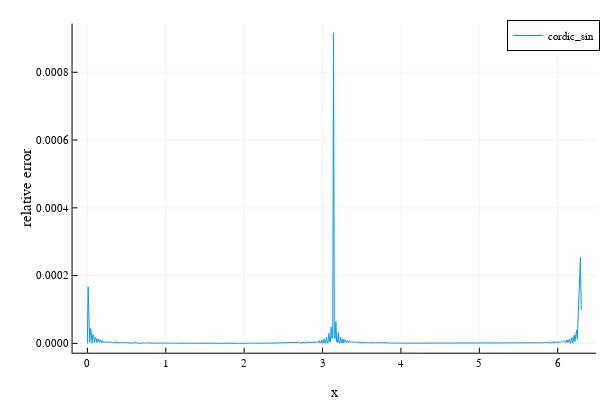

Write notebook code for a chart like this one.
### Code cell
# Błąd względny obliczania sinusa Cordicem na przedziale (0, 6.3)
plot(OX, res_cordic, xguide = "x", yguide = "relative error", label = "cordic_sin")

### Figure 1 — Plotly figure (JSON) as saved in the notebook; plotly's stock layout.template omitted (floating-point values rounded to 4 significant figures; data arrays with more than 128 entries replaced by an {"elided": "..."} marker saying what was removed)
{"data": [{"colorbar": {"title": ""}, "legendgroup": "cordic_sin", "line": {"color": "rgba(0, 154, 250, 1.000)", "dash": "solid", "shape": "linear", "width": 1}, "mode": "lines", "name": "cordic_sin", "showlegend": true, "type": "scatter", "x": {"elided": "631 float values"}, "xaxis": "x", "y": {"elided": "631 float values"}, "yaxis": "y", "zmax": null, "zmin": null}], "layout": {"annotations": [], "height": 400, "legend": {"bgcolor": "rgba(255, 255, 255, 1.000)", "bordercolor": "rgba(0, 0, 0, 1.000)", "borderwidth": 1, "font": {"color": "rgba(0, 0, 0, 1.000)", "family": "sans-serif", "size": 11}, "tracegroupgap": 0, "traceorder": "normal", "x": 1, "xanchor": "auto", "y": 1, "yanchor": "auto"}, "margin": {"b": 20, "l": 0, "r": 0, "t": 20}, "paper_bgcolor": "rgba(255, 255, 255, 1.000)", "plot_bgcolor": "rgba(255, 255, 255, 1.000)", "showlegend": true, "width": 600, "xaxis": {"anchor": "y", "domain": [0.1209, 0.9934], "gridcolor": "rgba(0, 0, 0, 0.100)", "gridwidth": 0.5, "linecolor": "rgba(0, 0, 0, 1.000)", "mirror": false, "range": [-0.189, 6.489], "showgrid": true, "showline": true, "showticklabels": true, "tickangle": 0, "tickcolor": "rgb(0, 0, 0)", "tickfont": {"color": "rgba(0, 0, 0, 1.000)", "family": "sans-serif", "size": 11}, "tickmode": "array", "ticks": "inside", "ticktext": ["0", "1", "2", "3", "4", "5", "6"], "tickvals": [0, 1, 2, 3, 4, 5, 6], "title": "x", "titlefont": {"color": "rgba(0, 0, 0, 1.000)", "family": "sans-serif", "size": 15}, "type": "-", "visible": true, "zeroline": false, "zerolinecolor": "rgba(0, 0, 0, 1.000)"}, "yaxis": {"anchor": "x", "domain": [0.07581, 0.9902], "gridcolor": "rgba(0, 0, 0, 0.100)", "gridwidth": 0.5, "linecolor": "rgba(0, 0, 0, 1.000)", "mirror": false, "range": [-2.749e-05, 0.0009438], "showgrid": true, "showline": true, "showticklabels": true, "tickangle": 0, "tickcolor": "rgb(0, 0, 0)", "tickfont": {"color": "rgba(0, 0, 0, 1.000)", "family": "sans-serif", "size": 11}, "tickmode": "array", "ticks": "inside", "ticktext": ["0.0000", "0.0002", "0.0004", "0.0006", "0.0008"], "tickvals": [0, 0.0002, 0.0004, 0.0006, 0.0008], "title": "relative error", "titlefont": {"color": "rgba(0, 0, 0, 1.000)", "family": "sans-serif", "size": 15}, "type": "-", "visible": true, "zeroline": false, "zerolinecolor": "rgba(0, 0, 0, 1.000)"}}}
